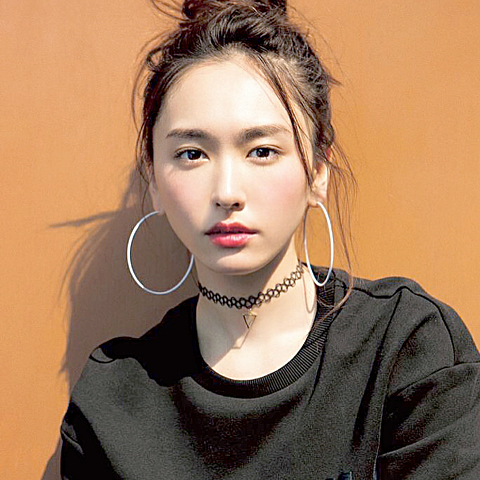
#> input picture image/gakky.png, 480 x 480 px, found by its file name
$ python h.py
#> lines starting #> are read from the running program, lines starting #| are printed output that depends on the picture; after the words box and inside, x2 and y2 are one past the last pixel; in counts of white or black regions, pixels touching at a corner belong together
import cv2

img_path = "image//gakky.png"

img = cv2.imread(img_path)
#> img is the input picture: shape (480, 480, 3); mean B, G, R 92.6, 122.4, 159.2

# 高さ、幅、チャンネルを取得
width, height, channel = img.shape
#> width = 480; height = 480; channel = 3

threshold = 120  # しきい値（自分で設定）

# [7 lines of commented-out code are left out]

for x in range(width):
    for y in range(height):
        if img[x][y][0] > threshold:  # B(RGBのうち)の値がしきい値より大きい場合
            img[x][y] = [255, 255, 255]  # 白
        else:
            img[x][y] = [0, 0, 0]  # 黒
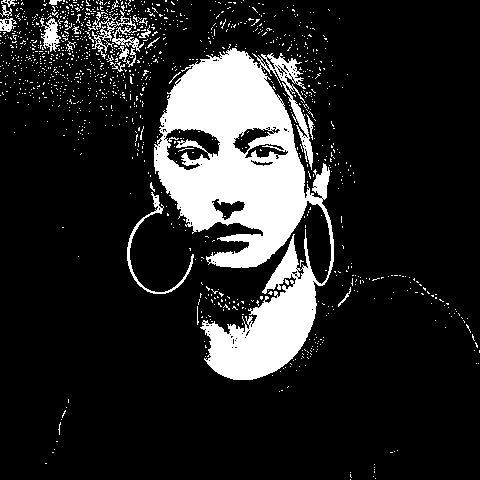
#> img: shape (480, 480, 3); 15.2% white; 1175 white regions (1150 under 20 px), largest, box (x1, y1, x2, y2) and area: (154, 48, 334, 380) 29771, (127, 192, 194, 294) 549, (88, 10, 136, 59) 449

cv2.imshow('shirokuro', img)
cv2.waitKey(0)
